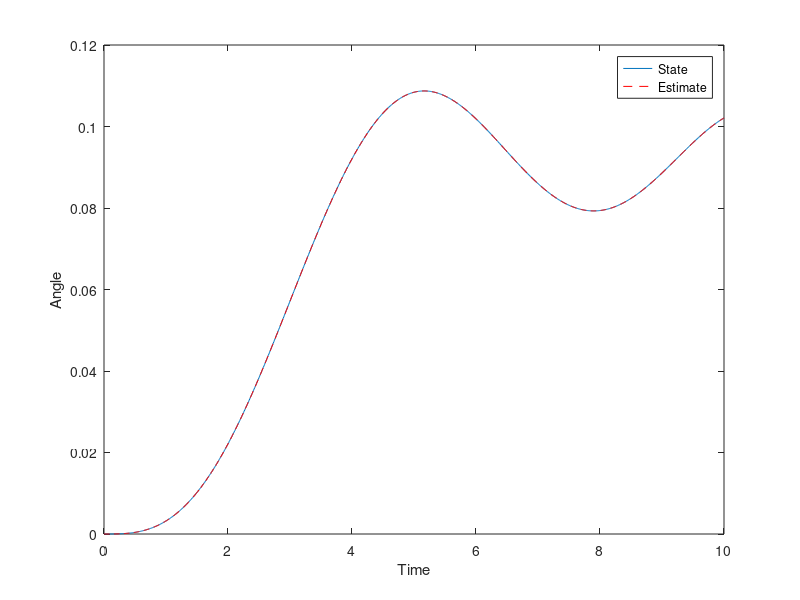

This chart was generated by the following MATLAB code:
%%%%Let's estimate some quadcopter roll dynamics
function OEM()
global ahat a
close all
clc

%%%%Let's simulate the system
dt = 0.01;
tout = 0:dt:10;
xinitial = [0;0];
a = 20;




















ahat = 20.0;
xout = zeros(length(tout),2);
xout_est = zeros(length(tout),2);
xout(1,:) = xinitial';
xout_est(1,:) = xinitial';
for idx = 1:length(tout)-1
    xout(idx+1,:) = xout(idx,:) + Derivs(tout(idx),xout(idx,:))*dt;
    xout_est(idx+1,:) = xout_est(idx,:) + Derivs_est(tout(idx),xout_est(idx,:))*dt;
end
%%%%Plot stuffs
plot(tout,xout(:,1))
hold on
plot(tout,xout_est(:,1),'r--')
xlabel('Time')
ylabel('Angle')
legend('State','Estimate')

J = sum((xout(:,1)-xout_est(:,1)).^2)

%%%%Derivatives function
function dxdt = Derivs(t,x)
global a
phi = x(1);
phidot = x(2);

%%%Control input 
phic = 30*pi/180*sin(t);
kp = 16/a;
kd = 8/a;
u = kp*(phic-phi) + kd*(-phidot);

%%%Dynamics
phidbldot = u/a;

dxdt = [phidot,phidbldot];

%%%%Derivatives function
function dxdt = Derivs_est(t,x)
global ahat
phi = x(1);
phidot = x(2);

%%%Control input 
phic = 30*pi/180*sin(t);
kp = 16/ahat;
kd = 8/ahat;
u = kp*(phic-phi) + kd*(-phidot);

%%%Dynamics
phidbldot = u/ahat;

dxdt = [phidot,phidbldot];
